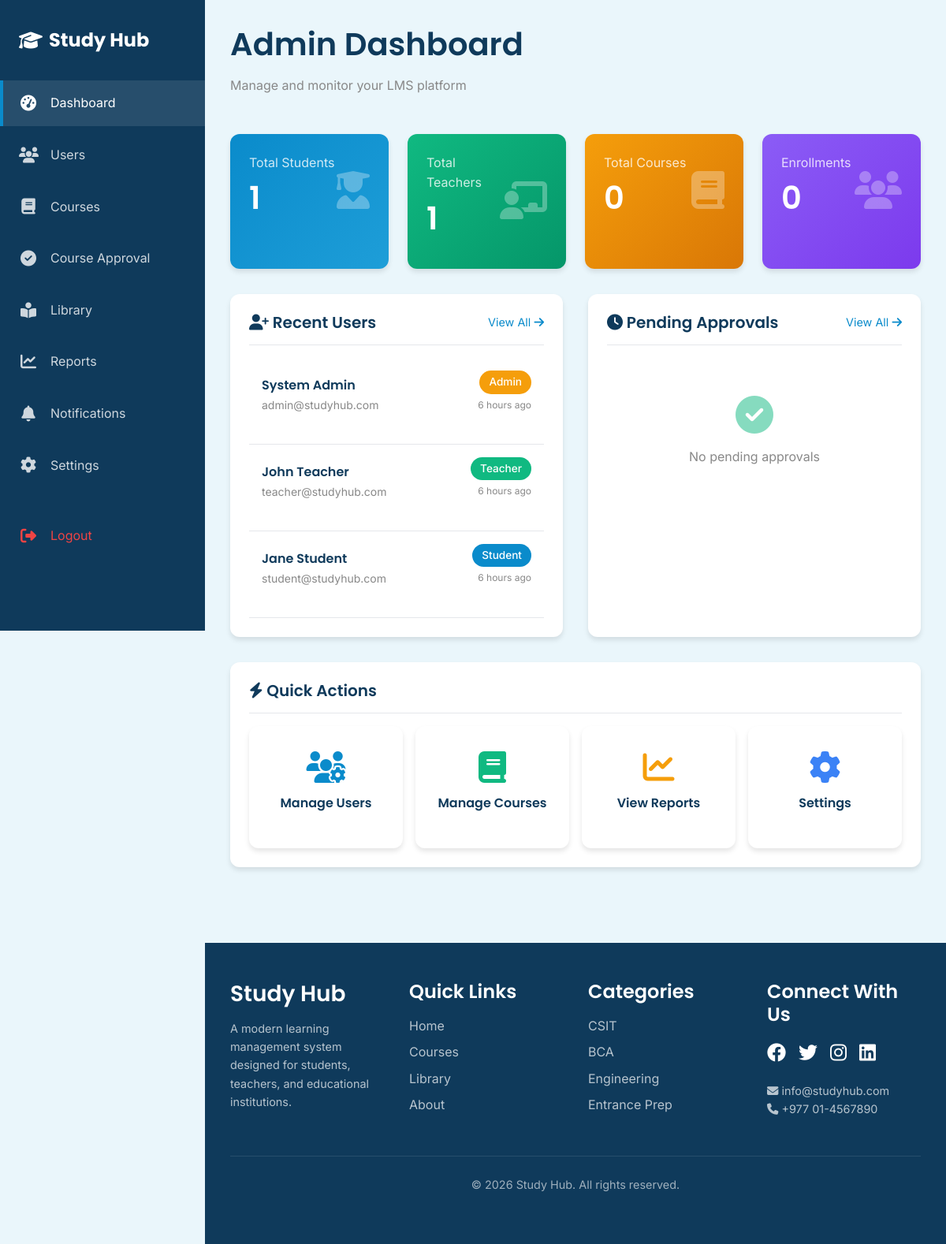
Page /admin/dashboard.php (signed in) on the committed database.
### tables this page shows
CREATE TABLE users (
    id INT AUTO_INCREMENT PRIMARY KEY,
    full_name VARCHAR(100) NOT NULL,
    email VARCHAR(100) NOT NULL UNIQUE,
    password VARCHAR(255) NOT NULL,
    role ENUM('student', 'teacher', 'admin') NOT NULL DEFAULT 'student',
    profile_image VARCHAR(255) DEFAULT NULL,
    phone VARCHAR(20) DEFAULT NULL,
    address TEXT DEFAULT NULL,
    status ENUM('active', 'inactive', 'suspended') DEFAULT 'active',
    created_at TIMESTAMP DEFAULT CURRENT_TIMESTAMP,
    updated_at TIMESTAMP DEFAULT CURRENT_TIMESTAMP ON UPDATE CURRENT_TIMESTAMP,
    last_login TIMESTAMP NULL,
    INDEX idx_email (email),
    INDEX idx_role (role),
    INDEX idx_status (status)
);

### config/config.php (called while the page is built, shortened)
<?php
function timeAgo($datetime) {
    $timestamp = strtotime($datetime);
    $difference = time() - $timestamp;
    if ($difference < 60) {
        return 'just now';
    } elseif ($difference < 3600) {
        $minutes = floor($difference / 60);
        return $minutes . ' minute' . ($minutes > 1 ? 's' : '') . ' ago';
    } elseif ($difference < 86400) {
        $hours = floor($difference / 3600);
        return $hours . ' hour' . ($hours > 1 ? 's' : '') . ' ago';
    } elseif ($difference < 604800) {
        $days = floor($difference / 86400);
        return $days . ' day' . ($days > 1 ? 's' : '') . ' ago';
    } else {
        return formatDate($datetime);
    }
}

### admin/dashboard.php (the view, shortened to what this page needs)
<?php
require_once '../config/config.php';
$db = new Database();
$conn = $db->getConnection();
$stats = [];
$usersQuery = "SELECT role, COUNT(*) as count FROM users GROUP BY role";
$usersStmt = $conn->prepare($usersQuery);
$usersStmt->execute();
while ($row = $usersStmt->fetch()) {
    $stats[$row['role'] . '_count'] = $row['count'];
}
$coursesQuery = "SELECT COUNT(*) as total FROM courses";
$stats['total_courses'] = $conn->query($coursesQuery)->fetchColumn();
$pendingCoursesQuery = "SELECT COUNT(*) as total FROM courses WHERE approval_status = 'pending'";
$stats['pending_courses'] = $conn->query($pendingCoursesQuery)->fetchColumn();
$enrollmentsQuery = "SELECT COUNT(*) as total FROM enrollments";
$stats['total_enrollments'] = $conn->query($enrollmentsQuery)->fetchColumn();
$recentUsersQuery = "SELECT * FROM users ORDER BY created_at DESC LIMIT 5";
$recentUsersStmt = $conn->prepare($recentUsersQuery);
$recentUsersStmt->execute();
$recentUsers = $recentUsersStmt->fetchAll();
$pendingCoursesQuery = "SELECT c.*, u.full_name as teacher_name
                        FROM courses c
                        JOIN users u ON c.teacher_id = u.id
                        WHERE c.approval_status = 'pending'
                        ORDER BY c.created_at DESC
                        LIMIT 5";
$pendingCoursesStmt = $conn->prepare($pendingCoursesQuery);
$pendingCoursesStmt->execute();
$pendingCourses = $pendingCoursesStmt->fetchAll();
include '../includes/header.php';
?>
<div class="dashboard-layout">
    <?php include '../includes/sidebar.php'; ?>
    <div class="main-content">
        <div class="flex-between" style="margin-bottom: 2rem;">
            <div>
                <h1>Admin Dashboard</h1>
                <p style="color: var(--gray); margin-top: 0.5rem;">Manage and monitor your LMS platform</p>
            </div>
        </div>
        <div class="grid grid-cols-4" style="margin-bottom: 2rem; gap: 1.5rem;">
            <div class="card" style="background: linear-gradient(135deg, #0A8BCB, #1E9ED8); color: white;">
                <div class="flex-between">
                    <div>
                        <p style="color: rgba(255,255,255,0.8); margin-bottom: 0.5rem;">Total Students</p>
                        <h2 style="color: white; font-size: 2.5rem;"><?php echo $stats['student_count'] ?? 0; ?></h2>
                    </div>
                    <div style="font-size: 3rem; opacity: 0.3;">
                        <i class="fas fa-user-graduate"></i>
                    </div>
                </div>
            </div>
            <div class="card" style="background: linear-gradient(135deg, #10B981, #059669); color: white;">
                <div class="flex-between">
                    <div>
                        <p style="color: rgba(255,255,255,0.8); margin-bottom: 0.5rem;">Total Teachers</p>
                        <h2 style="color: white; font-size: 2.5rem;"><?php echo $stats['teacher_count'] ?? 0; ?></h2>
                    </div>
                    <div style="font-size: 3rem; opacity: 0.3;">
                        <i class="fas fa-chalkboard-teacher"></i>
                    </div>
                </div>
            </div>
            <div class="card" style="background: linear-gradient(135deg, #F59E0B, #D97706); color: white;">
                <div class="flex-between">
                    <div>
                        <p style="color: rgba(255,255,255,0.8); margin-bottom: 0.5rem;">Total Courses</p>
                        <h2 style="color: white; font-size: 2.5rem;"><?php echo $stats['total_courses']; ?></h2>
                    </div>
                    <div style="font-size: 3rem; opacity: 0.3;">
                        <i class="fas fa-book"></i>
                    </div>
                </div>
            </div>
            <div class="card" style="background: linear-gradient(135deg, #8B5CF6, #7C3AED); color: white;">
                <div class="flex-between">
                    <div>
                        <p style="color: rgba(255,255,255,0.8); margin-bottom: 0.5rem;">Enrollments</p>
                        <h2 style="color: white; font-size: 2.5rem;"><?php echo $stats['total_enrollments']; ?></h2>
                    </div>
                    <div style="font-size: 3rem; opacity: 0.3;">
                        <i class="fas fa-users"></i>
                    </div>
                </div>
            </div>
        </div>
        <div class="grid grid-cols-2" style="gap: 2rem;">
            <div class="card">
                <div class="card-header">
                    <div class="flex-between">
                        <h3 class="card-title"><i class="fas fa-user-plus"></i> Recent Users</h3>
                        <a href="users.php" style="color: var(--primary-blue); font-size: 0.9rem;">
                            View All <i class="fas fa-arrow-right"></i>
                        </a>
                    </div>
                </div>
                <div class="card-body">
                    <?php if (count($recentUsers) > 0): ?>
                        <?php foreach ($recentUsers as $user): ?>
                            <div style="padding: 1rem; border-bottom: 1px solid #E5E7EB;">
                                <div class="flex-between" style="margin-bottom: 0.5rem;">
                                    <div>
                                        <h4 style="margin: 0; font-size: 1rem;"><?php echo $user['full_name']; ?></h4>
                                        <p style="color: var(--gray); font-size: 0.875rem; margin: 0.25rem 0;">
                                            <?php echo $user['email']; ?>
                                        </p>
                                    </div>
                                    <div style="text-align: right;">
                                        <span class="badge badge-<?php
                                            echo $user['role'] === 'student' ? 'primary' :
                                                 ($user['role'] === 'teacher' ? 'success' : 'warning');
                                        ?>">
                                            <?php echo ucfirst($user['role']); ?>
                                        </span>
                                        <p style="color: var(--gray); font-size: 0.75rem; margin-top: 0.25rem;">
                                            <?php echo timeAgo($user['created_at']); ?>
                                        </p>
                                    </div>
                                </div>
                            </div>
                        <?php endforeach; ?>
                    <?php endif; ?>
                </div>
            </div>
            <div class="card">
                <div class="card-header">
                    <div class="flex-between">
                        <h3 class="card-title"><i class="fas fa-clock"></i> Pending Approvals</h3>
                        <a href="course-approval.php" style="color: var(--primary-blue); font-size: 0.9rem;">
                            View All <i class="fas fa-arrow-right"></i>
                        </a>
                    </div>
                </div>
                <div class="card-body">
                    <?php if (count($pendingCourses) > 0): ?>
                        <?php foreach ($pendingCourses as $course): ?>
                            <div style="padding: 1rem; border-bottom: 1px solid #E5E7EB;">
                                <div class="flex-between" style="margin-bottom: 0.5rem;">
                                    <div>
                                        <h4 style="margin: 0; font-size: 1rem;"><?php echo $course['title']; ?></h4>
                                        <p style="color: var(--gray); font-size: 0.875rem; margin: 0.25rem 0;">
                                            <i class="fas fa-user"></i> <?php echo $course['teacher_name']; ?>
                                        </p>
                                    </div>
                                    <span class="badge badge-warning">Pending</span>
                                </div>
                                <div class="flex-between" style="margin-top: 0.75rem;">
                                    <span style="color: var(--gray); font-size: 0.875rem;">
                                        <i class="fas fa-clock"></i> <?php echo timeAgo($course['created_at']); ?>
                                    </span>
                                    <div style="display: flex; gap: 0.5rem;">
                                        <button onclick="approveCourse(<?php echo $course['id']; ?>)" class="btn btn-success btn-sm">
                                            <i class="fas fa-check"></i> Approve
                                        </button>
                                        <button onclick="rejectCourse(<?php echo $course['id']; ?>)" class="btn btn-danger btn-sm">
                                            <i class="fas fa-times"></i> Reject
                                        </button>
                                    </div>
                                </div>
                            </div>
                        <?php endforeach; ?>
                    <?php else: ?>
                        <div style="text-align: center; padding: 3rem 1rem;">
                            <i class="fas fa-check-circle" style="font-size: 3rem; color: var(--success); opacity: 0.5;"></i>
                            <p style="color: var(--gray); margin-top: 1rem;">No pending approvals</p>
                        </div>
                    <?php endif; ?>
                </div>
            </div>
        </div>
        <div class="card" style="margin-top: 2rem;">
            <div class="card-header">
                <h3 class="card-title"><i class="fas fa-bolt"></i> Quick Actions</h3>
            </div>
            <div class="card-body">
                <div class="grid grid-cols-4" style="gap: 1rem;">
                    <a href="users.php" class="card" style="text-align: center; padding: 2rem 1rem; text-decoration: none;">
                        <i class="fas fa-users-cog" style="font-size: 2.5rem; color: var(--primary-blue); margin-bottom: 1rem;"></i>
                        <h4 style="font-size: 1rem;">Manage Users</h4>
                    </a>
                    <a href="courses.php" class="card" style="text-align: center; padding: 2rem 1rem; text-decoration: none;">
                        <i class="fas fa-book" style="font-size: 2.5rem; color: var(--success); margin-bottom: 1rem;"></i>
                        <h4 style="font-size: 1rem;">Manage Courses</h4>
                    </a>
                    <a href="reports.php" class="card" style="text-align: center; padding: 2rem 1rem; text-decoration: none;">
                        <i class="fas fa-chart-line" style="font-size: 2.5rem; color: var(--warning); margin-bottom: 1rem;"></i>
                        <h4 style="font-size: 1rem;">View Reports</h4>
                    </a>
                    <a href="settings.php" class="card" style="text-align: center; padding: 2rem 1rem; text-decoration: none;">
                        <i class="fas fa-cog" style="font-size: 2.5rem; color: var(--info); margin-bottom: 1rem;"></i>
                        <h4 style="font-size: 1rem;">Settings</h4>
                    </a>
                </div>
            </div>
        </div>
    </div>
    <?php include '../includes/footer.php'; ?>

### rows in the picture
users: full_name "System Admin", email "admin@studyhub.com", role "Admin", created_at "6 hours ago"
users: full_name "John Teacher", email "teacher@studyhub.com", role "Teacher", created_at "6 hours ago"
users: full_name "Jane Student", email "student@studyhub.com", role "Student", created_at "6 hours ago"

### other values in the picture
$item['label'] "Dashboard"
$item['label'] "Users"
$item['label'] "Courses"
$item['label'] "Course Approval"
$item['label'] "Library"
$item['label'] "Reports"
$item['label'] "Notifications"
$item['label'] "Settings"
$stats['student_count'] "1"
$stats['teacher_count'] "1"
$stats['total_courses'] "0"
$stats['total_enrollments'] "0"
